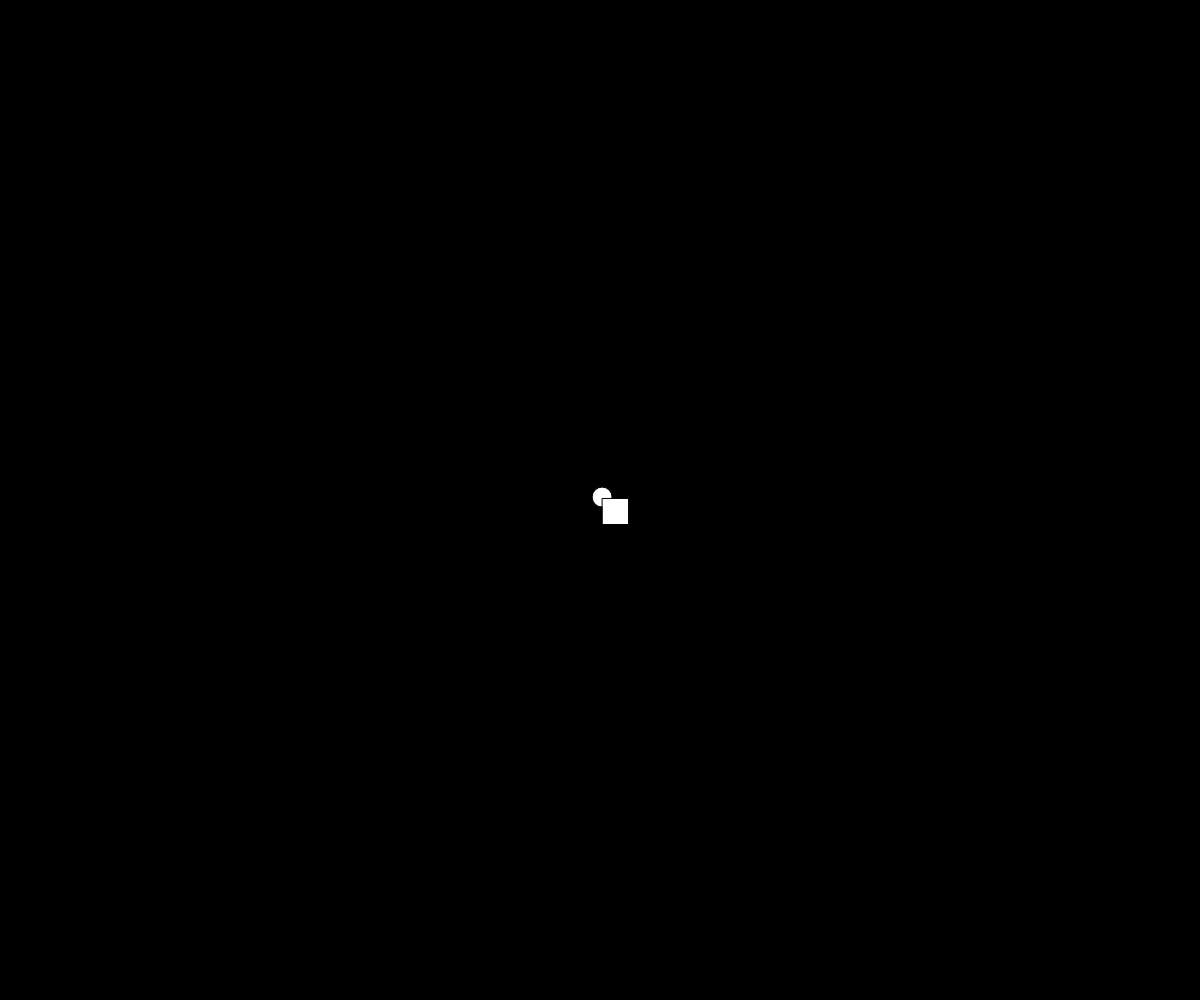
Frame 1 (no input)
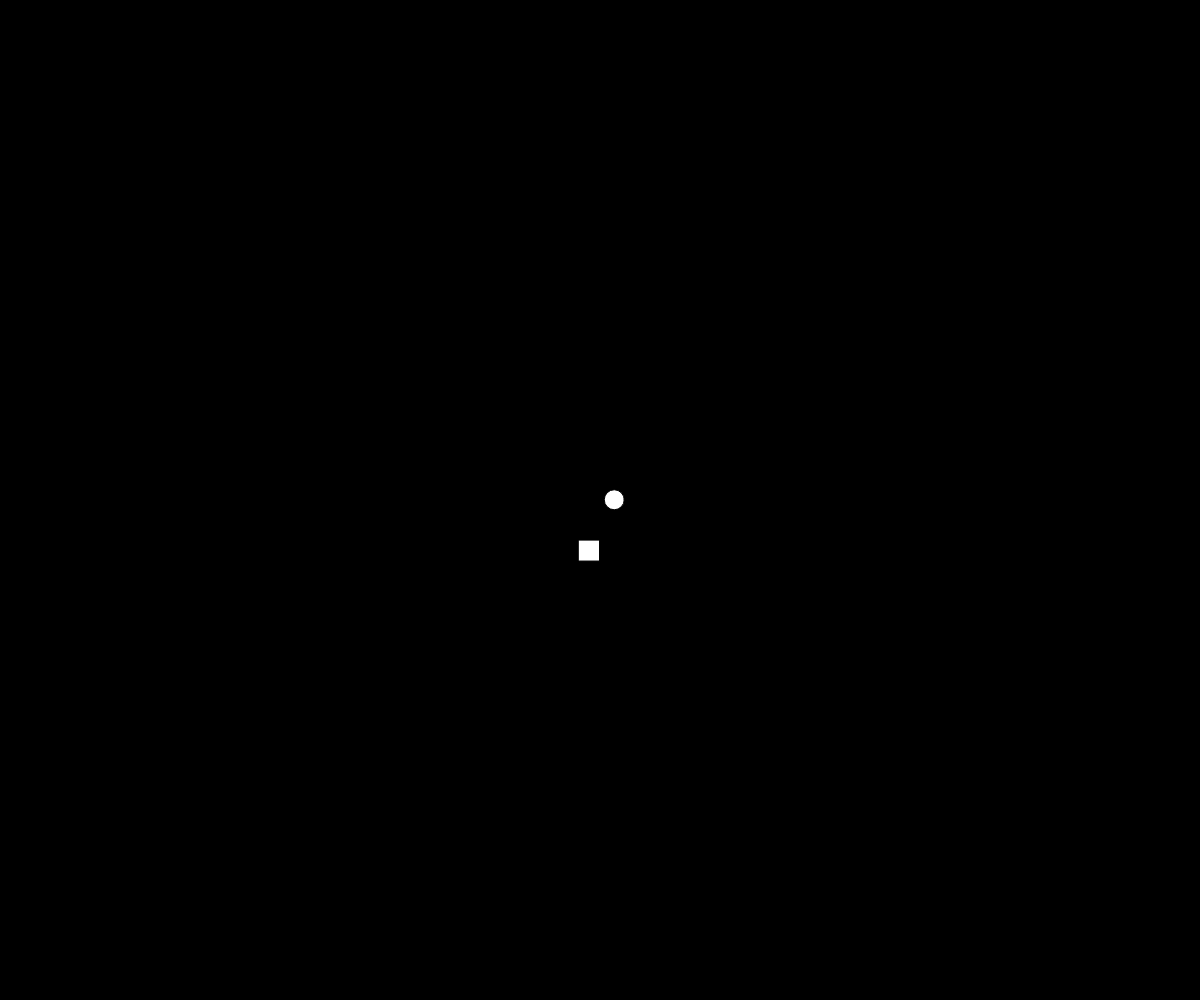
Frame 60 (no input)
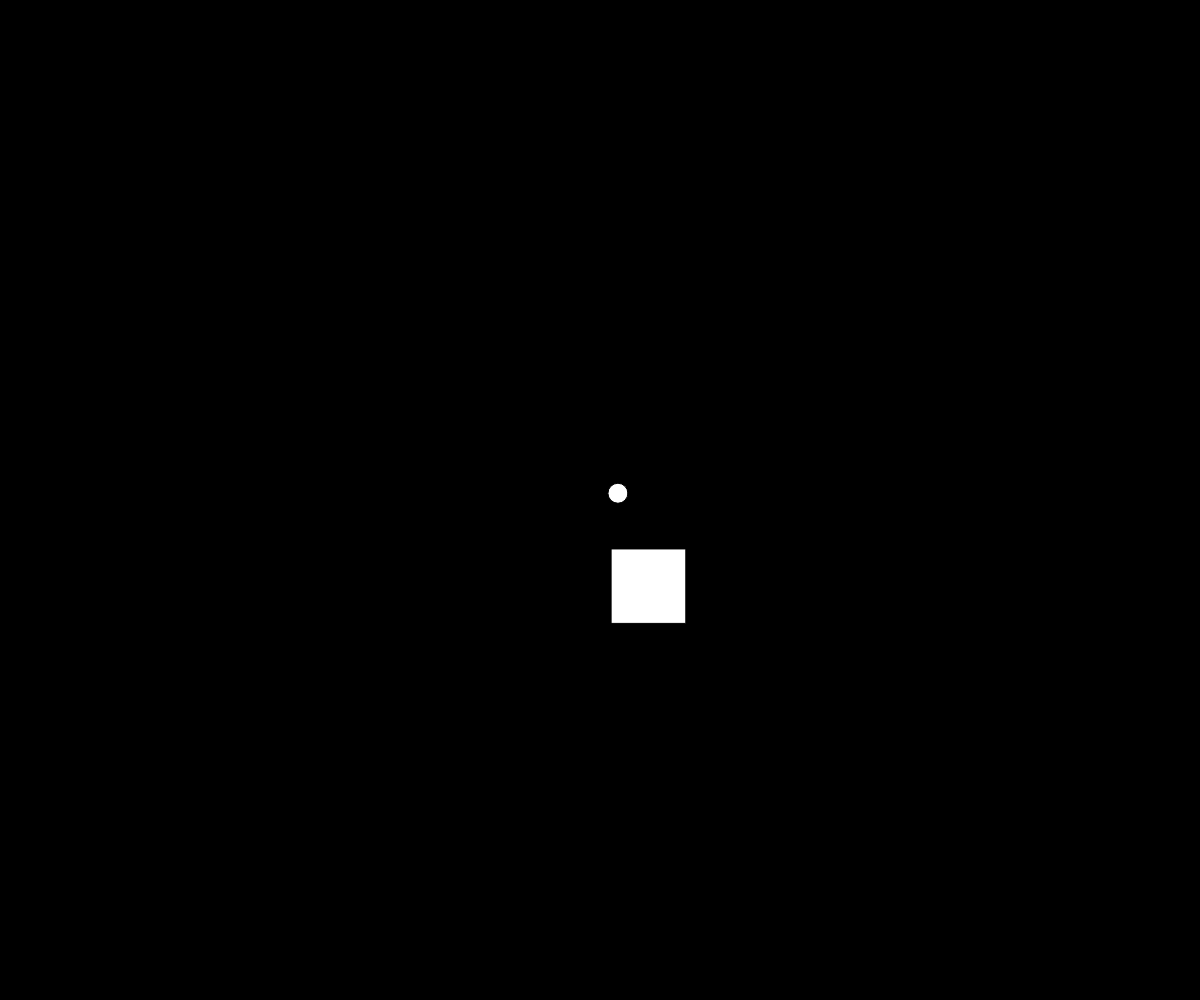
Frame 120 (the mouse pressed at the canvas centre since frame 60)

The p5.js sketch that drew these frames (run headless with seeded random() and noise() and a simulated clock; from frame 60 on, the mouse is pressed at the canvas centre):

// p5.js sketch
// ── sketch.js
// Inheritance OOP Demo

let theParticle;
let theConfetti;

function setup() {
  createCanvas(windowWidth, windowHeight);
  theParticle = new Particle(width/2, height/2);
  theConfetti = new Confetti(width/2, height/2);
}

function draw() {
  background("black");
  theParticle.update();
  theParticle.display();
  theConfetti.update();
  theConfetti.display();
}

class Particle {
  constructor(x, y) {
    this.x = x;
    this.y = y;
    this.size = 20;
  }

  update() {
    this.x += random(-5, 5);
    this.y += random(-5, 5);
  }

  display() {
    circle(this.x, this.y, this.size);
  }
}

class Confetti extends Particle {
  constructor(x, y) {
    super(x, y);
  }

  update() {
    super.update();
    this.size += random(-10, 10);
  }
  
  display() {
    square(this.x, this.y, this.size);
  }
}
